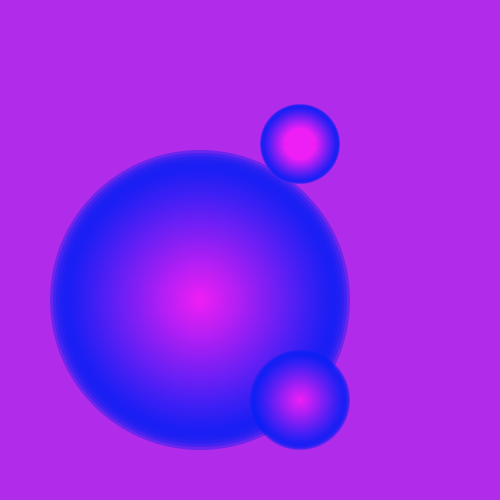
Frame 1 (no input)
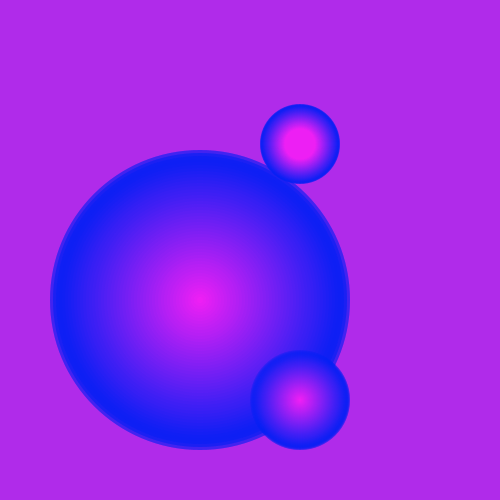
Frame 2 (the mouse pressed at the canvas centre, redrawn once)

The Processing sketch that drew these frames (run headless with seeded random() and noise(); the mouse was pressed at the canvas centre and the sketch redrawn once):

// Processing sketch: processing_54584
// ── processing_54584.pde

void setup() 
{
  size(500, 500);
  background(176,43,234);
  noStroke();
  smooth();
  noLoop();
}

void draw() 
{
  drawTarget(200, 300, 300, 50);
  drawTarget(300, 400, 100, 50);
  drawTarget(300, 144, 80, 50);
}

void drawTarget(int xloc, int yloc, int size, int num) 
{
  float grayvalues = 255/num;
  float steps = size/num;
  for(int i=0; i<num; i++) {
    fill(i*grayvalues,30,245,100);
    ellipse(xloc, yloc, size-i*steps, size-i*steps);
  }
}
